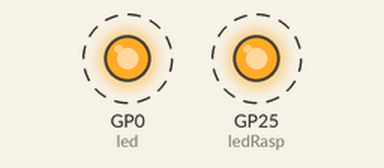
This program was run on a simulated Raspberry Pi Pico running MicroPython. Parts: output pins drawn as LEDs (lit = HIGH). Dashed ring = blinking.

Above: at 0.07 s.
Timing chart, 0 to 3.7 s (numbered marks = the images above):
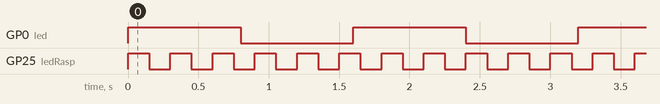

The program:

Codigo-await.py
```python
from machine import Pin
import uasyncio

led = Pin(0, Pin.OUT)
ledRasp = Pin("LED", Pin.OUT)

# Crear función asíncrona para el led
async def encender_led():
    while True:
        led.on()
        await uasyncio.sleep_ms(800)
        led.off()
        await uasyncio.sleep_ms(800)

# Crear función asíncrona para el led integrado de la Rpw
async def encender_ledRasp():
    while True:
        ledRasp.on()
        await uasyncio.sleep_ms(150)
        ledRasp.off()
        await uasyncio.sleep_ms(150)

# # Crear función principal
async def main():
    await uasyncio.gather(encender_led(), encender_ledRasp())

# Ejecutar la función principal
uasyncio.run(main())
```

Measured:
- by itself, GP0 (led): alternates HIGH for 0.80 s and LOW for 0.80 s
- by itself, GP25 (ledRasp): alternates HIGH for 0.15 s and LOW for 0.15 s
